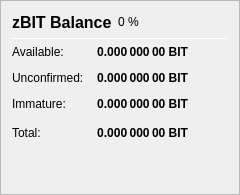
                   <widget class="QFrame" name="frame_ZerocoinBalances">
                    <property name="frameShape">
                     <enum>QFrame::StyledPanel</enum>
                    </property>
                    <property name="frameShadow">
                     <enum>QFrame::Raised</enum>
                    </property>
                    <layout class="QVBoxLayout" name="verticalLayout_7">
                     <item>
                      <layout class="QHBoxLayout" name="horizontalLayout_8" stretch="0,0,0">
                       <item>
                        <widget class="QLabel" name="label_5z_3">
                         <property name="minimumSize">
                          <size>
                           <width>0</width>
                           <height>20</height>
                          </size>
                         </property>
                         <property name="font">
                          <font>
                           <pointsize>12</pointsize>
                           <weight>75</weight>
                           <bold>true</bold>
                          </font>
                         </property>
                         <property name="text">
                          <string>zBIT Balance</string>
                         </property>
                        </widget>
                       </item>
                       <item>
                        <widget class="QLabel" name="labelzbitPercent">
                         <property name="text">
                          <string notr="true">0 %</string>
                         </property>
                        </widget>
                       </item>
                       <item>
                        <spacer name="horizontalSpacer_11">
                         <property name="orientation">
                          <enum>Qt::Horizontal</enum>
                         </property>
                         <property name="sizeHint" stdset="0">
                          <size>
                           <width>40</width>
                           <height>20</height>
                          </size>
                         </property>
                        </spacer>
                       </item>
                      </layout>
                     </item>
                     <item>
                      <widget class="Line" name="line_ZerocoinBalance">
                       <property name="minimumSize">
                        <size>
                         <width>0</width>
                         <height>1</height>
                        </size>
                       </property>
                       <property name="maximumSize">
                        <size>
                         <width>16777215</width>
                         <height>1</height>
                        </size>
                       </property>
                       <property name="orientation">
                        <enum>Qt::Horizontal</enum>
                       </property>
                      </widget>
                     </item>
                     <item>
                      <layout class="QGridLayout" name="gridLayout_5">
                       <property name="spacing">
                        <number>12</number>
                       </property>
                       <item row="1" column="0">
                        <widget class="QLabel" name="labelzBalanceMatureText">
                         <property name="toolTip">
                          <string>Mature: more than 20 confirmation and more than 1 mint of the same denomination after it was minted.
These zBIT are spendable.</string>
                         </property>
                         <property name="text">
                          <string>Available:</string>
                         </property>
                        </widget>
                       </item>
                       <item row="1" column="1">
                        <widget class="QLabel" name="labelzBalanceMature">
                         <property name="font">
                          <font>
                           <weight>75</weight>
                           <bold>true</bold>
                          </font>
                         </property>
                         <property name="toolTip">
                          <string>Mature: more than 20 confirmation and more than 1 mint of the same denomination after it was minted.
These zBIT are spendable.</string>
                         </property>
                         <property name="text">
                          <string notr="true">0.000 000 00 BIT</string>
                         </property>
                         <property name="alignment">
                          <set>Qt::AlignRight|Qt::AlignTrailing|Qt::AlignVCenter</set>
                         </property>
                        </widget>
                       </item>
                       <item row="2" column="0">
                        <widget class="QLabel" name="labelzBalanceUnconfirmedText">
                         <property name="toolTip">
                          <string>Unconfirmed: less than 20 confirmations
Immature: confirmed, but less than 1 mint of the same denomination after it was minted</string>
                         </property>
                         <property name="text">
                          <string>Unconfirmed:</string>
                         </property>
                        </widget>
                       </item>
                       <item row="2" column="1">
                        <widget class="QLabel" name="labelzBalanceUnconfirmed">
                         <property name="font">
                          <font>
                           <weight>75</weight>
                           <bold>true</bold>
                          </font>
                         </property>
                         <property name="toolTip">
                          <string>Unconfirmed: less than 20 confirmations
Immature: confirmed, but less than 1 mint of the same denomination after it was minted</string>
                         </property>
                         <property name="text">
                          <string notr="true">0.000 000 00 BIT</string>
                         </property>
                         <property name="alignment">
                          <set>Qt::AlignRight|Qt::AlignTrailing|Qt::AlignVCenter</set>
                         </property>
                        </widget>
                       </item>
                       <item row="3" column="0">
                        <widget class="QLabel" name="labelzBalanceImmatureText">
                         <property name="toolTip">
                          <string>Unconfirmed: less than 20 confirmations
Immature: confirmed, but less than 1 mint of the same denomination after it was minted</string>
                         </property>
                         <property name="text">
                          <string>Immature:</string>
                         </property>
                        </widget>
                       </item>
                       <item row="3" column="1">
                        <widget class="QLabel" name="labelzBalanceImmature">
                         <property name="font">
                          <font>
                           <weight>75</weight>
                           <bold>true</bold>
                          </font>
                         </property>
                         <property name="toolTip">
                          <string>Unconfirmed: less than 20 confirmations
Immature: confirmed, but less than 1 mint of the same denomination after it was minted</string>
                         </property>
                         <property name="text">
                          <string notr="true">0.000 000 00 BIT</string>
                         </property>
                         <property name="alignment">
                          <set>Qt::AlignRight|Qt::AlignTrailing|Qt::AlignVCenter</set>
                         </property>
                        </widget>
                       </item>
                       <item row="4" column="0">
                        <widget class="QLabel" name="labelzBalanceText">
                         <property name="toolTip">
                          <string>Your current zBIT balance, unconfirmed and immature zBIT included.</string>
                         </property>
                         <property name="text">
                          <string>Total:</string>
                         </property>
                        </widget>
                       </item>
                       <item row="4" column="1">
                        <widget class="QLabel" name="labelzBalance">
                         <property name="font">
                          <font>
                           <weight>75</weight>
                           <bold>true</bold>
                          </font>
                         </property>
                         <property name="cursor">
                          <cursorShape>IBeamCursor</cursorShape>
                         </property>
                         <property name="toolTip">
                          <string>Your current zBIT balance, unconfirmed and immature zBIT included.</string>
                         </property>
                         <property name="text">
                          <string notr="true">0.000 000 00 BIT</string>
                         </property>
                         <property name="alignment">
                          <set>Qt::AlignRight|Qt::AlignTrailing|Qt::AlignVCenter</set>
                         </property>
                         <property name="textInteractionFlags">
                          <set>Qt::LinksAccessibleByMouse|Qt::TextSelectableByKeyboard|Qt::TextSelectableByMouse</set>
                         </property>
                        </widget>
                       </item>
                       <item row="4" column="2">
                        <spacer name="horizontalSpacer_4">
                         <property name="orientation">
                          <enum>Qt::Horizontal</enum>
                         </property>
                         <property name="sizeHint" stdset="0">
                          <size>
                           <width>40</width>
                           <height>20</height>
                          </size>
                         </property>
                        </spacer>
                       </item>
                      </layout>
                     </item>
                     <item>
                      <spacer name="verticalSpacer_4">
                       <property name="orientation">
                        <enum>Qt::Vertical</enum>
                       </property>
                       <property name="sizeHint" stdset="0">
                        <size>
                         <width>20</width>
                         <height>40</height>
                        </size>
                       </property>
                      </spacer>
                     </item>
                    </layout>
                   </widget>
